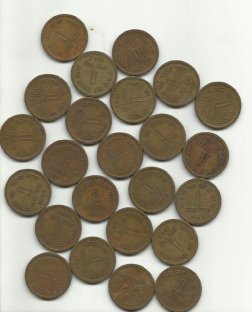
#> input picture coins.jpg, 252 x 312 px
$ python histogram.py coins.jpg
#> lines starting #> are read from the running program, lines starting #| are printed output that depends on the picture
#!/usr/local/bin/python3
import cv2
import numpy as np
from matplotlib import pyplot as plt
import sys


if len(sys.argv) == 1:
    print("ERROR: Needs an input image")
    sys.exit()

img = cv2.imread(sys.argv[1])
#> img is the input picture: shape (312, 252, 3); mean B, G, R 136.3, 153.2, 161.4
hsv = cv2.cvtColor(img, cv2.COLOR_BGR2HSV)
#> hsv: shape (312, 252, 3); mean H, S, V 28, 59.6, 162.3
color = ('b','g','r')
col_hsv = ('hue', 'saturation', 'value')
plt.subplot(2,1,1)
for i,col in enumerate(color):
    histr = cv2.calcHist([img],[i],None,[256],[0,256])
    plt.plot(histr,color = col, label=col)
    plt.xlim([0,256])
plt.legend()
plt.subplot(2,1,2)
for i, col in enumerate(col_hsv):
    histhsv = cv2.calcHist([hsv],[i], None,[256],[0,256])
    plt.plot(histhsv, label=col)
    plt.xlim([0,256])
plt.legend()
plt.ylim(0, 60000)
plt.show()
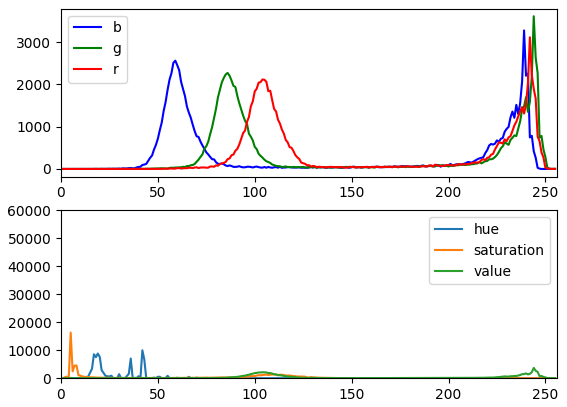
#> figure drawn by matplotlib, 2 panels; panel 1: curve peaks at x = 239, y = 3273; panel 1: curve peaks at x = 244, y = 3609; panel 1: curve peaks at x = 242, y = 3112; panel 2: curve peaks at x = 42, y = 9965
